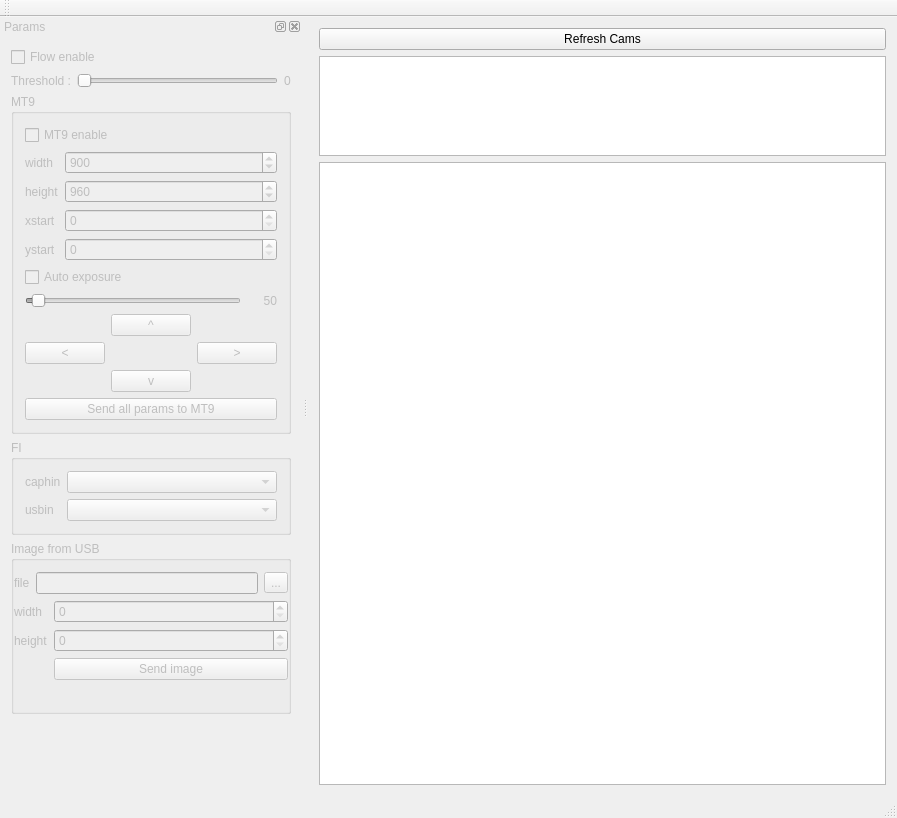
<?xml version="1.0" encoding="UTF-8"?>
<ui version="4.0">
 <class>MainWindow</class>
 <widget class="QMainWindow" name="MainWindow">
  <property name="geometry">
   <rect>
    <x>0</x>
    <y>0</y>
    <width>897</width>
    <height>818</height>
   </rect>
  </property>
  <property name="windowTitle">
   <string>GPStudio - Debug viewer</string>
  </property>
  <widget class="QWidget" name="centralWidget">
   <layout class="QVBoxLayout" name="verticalLayout_2">
    <item>
     <widget class="QPushButton" name="refreshButton">
      <property name="text">
       <string>Refresh Cams</string>
      </property>
     </widget>
    </item>
    <item>
     <widget class="CamTreeView" name="camTreeView">
      <property name="maximumSize">
       <size>
        <width>16777215</width>
        <height>100</height>
       </size>
      </property>
     </widget>
    </item>
    <item>
     <widget class="ImageView" name="imageView"/>
    </item>
   </layout>
  </widget>
  <widget class="QMenuBar" name="menuBar">
   <property name="geometry">
    <rect>
     <x>0</x>
     <y>0</y>
     <width>897</width>
     <height>25</height>
    </rect>
   </property>
  </widget>
  <widget class="QToolBar" name="mainToolBar">
   <attribute name="toolBarArea">
    <enum>TopToolBarArea</enum>
   </attribute>
   <attribute name="toolBarBreak">
    <bool>false</bool>
   </attribute>
  </widget>
  <widget class="QStatusBar" name="statusBar"/>
  <widget class="QDockWidget" name="paramsDock">
   <property name="enabled">
    <bool>false</bool>
   </property>
   <property name="windowTitle">
    <string>Params</string>
   </property>
   <attribute name="dockWidgetArea">
    <number>1</number>
   </attribute>
   <widget class="QWidget" name="dockWidgetContents">
    <layout class="QVBoxLayout" name="verticalLayout">
     <item>
      <widget class="QCheckBox" name="flowEnableBox">
       <property name="text">
        <string>Flow enable</string>
       </property>
      </widget>
     </item>
     <item>
      <layout class="QHBoxLayout" name="horizontalLayout_3">
       <item>
        <widget class="QLabel" name="label">
         <property name="text">
          <string>Threshold :</string>
         </property>
        </widget>
       </item>
       <item>
        <widget class="QSlider" name="thresholdSlider">
         <property name="maximum">
          <number>255</number>
         </property>
         <property name="orientation">
          <enum>Qt::Horizontal</enum>
         </property>
        </widget>
       </item>
       <item>
        <widget class="QLabel" name="label_2">
         <property name="text">
          <string>0</string>
         </property>
        </widget>
       </item>
      </layout>
     </item>
     <item>
      <widget class="QGroupBox" name="groupBox_2">
       <property name="title">
        <string>MT9</string>
       </property>
       <layout class="QVBoxLayout" name="verticalLayout_4">
        <item>
         <widget class="QCheckBox" name="mt9EnableBox">
          <property name="text">
           <string>MT9 enable</string>
          </property>
         </widget>
        </item>
        <item>
         <layout class="QFormLayout" name="formLayout_3">
          <property name="fieldGrowthPolicy">
           <enum>QFormLayout::AllNonFixedFieldsGrow</enum>
          </property>
          <item row="0" column="0">
           <widget class="QLabel" name="widthMT9Label">
            <property name="text">
             <string>width</string>
            </property>
           </widget>
          </item>
          <item row="0" column="1">
           <widget class="QSpinBox" name="widthMT9SpinBox">
            <property name="maximum">
             <number>2000</number>
            </property>
            <property name="singleStep">
             <number>2</number>
            </property>
            <property name="value">
             <number>900</number>
            </property>
           </widget>
          </item>
          <item row="1" column="0">
           <widget class="QLabel" name="heightLabel_2">
            <property name="text">
             <string>height</string>
            </property>
           </widget>
          </item>
          <item row="1" column="1">
           <widget class="QSpinBox" name="heightMT9SpinBox">
            <property name="maximum">
             <number>2000</number>
            </property>
            <property name="singleStep">
             <number>2</number>
            </property>
            <property name="value">
             <number>960</number>
            </property>
           </widget>
          </item>
          <item row="2" column="0">
           <widget class="QLabel" name="xstartLabel">
            <property name="text">
             <string>xstart</string>
            </property>
           </widget>
          </item>
          <item row="2" column="1">
           <widget class="QSpinBox" name="xstartMT9LineEdit">
            <property name="maximum">
             <number>2000</number>
            </property>
            <property name="value">
             <number>0</number>
            </property>
           </widget>
          </item>
          <item row="3" column="0">
           <widget class="QLabel" name="ystartLabel">
            <property name="text">
             <string>ystart</string>
            </property>
           </widget>
          </item>
          <item row="3" column="1">
           <widget class="QSpinBox" name="ystartMT9SpinBox">
            <property name="maximum">
             <number>2000</number>
            </property>
            <property name="value">
             <number>0</number>
            </property>
           </widget>
          </item>
          <item row="4" column="0" colspan="2">
           <widget class="QCheckBox" name="aemt9_box">
            <property name="text">
             <string>Auto exposure</string>
            </property>
           </widget>
          </item>
         </layout>
        </item>
        <item>
         <layout class="QHBoxLayout" name="horizontalLayout">
          <item>
           <widget class="QSlider" name="integtimeMT9">
            <property name="maximum">
             <number>5000</number>
            </property>
            <property name="value">
             <number>150</number>
            </property>
            <property name="orientation">
             <enum>Qt::Horizontal</enum>
            </property>
           </widget>
          </item>
          <item>
           <widget class="QLabel" name="integTimeLabel">
            <property name="minimumSize">
             <size>
              <width>30</width>
              <height>0</height>
             </size>
            </property>
            <property name="text">
             <string>50</string>
            </property>
            <property name="alignment">
             <set>Qt::AlignRight|Qt::AlignTrailing|Qt::AlignVCenter</set>
            </property>
           </widget>
          </item>
         </layout>
        </item>
        <item>
         <layout class="QGridLayout" name="gridLayout">
          <item row="1" column="2">
           <widget class="QPushButton" name="right_mt9">
            <property name="text">
             <string>&gt;</string>
            </property>
           </widget>
          </item>
          <item row="0" column="1">
           <widget class="QPushButton" name="up_mt9">
            <property name="text">
             <string>^</string>
            </property>
           </widget>
          </item>
          <item row="1" column="0">
           <widget class="QPushButton" name="left_mt9">
            <property name="text">
             <string>&lt;</string>
            </property>
           </widget>
          </item>
          <item row="2" column="1">
           <widget class="QPushButton" name="down_mt9">
            <property name="text">
             <string>v</string>
            </property>
           </widget>
          </item>
         </layout>
        </item>
        <item>
         <widget class="QPushButton" name="sendMT9Config">
          <property name="text">
           <string>Send all params to MT9</string>
          </property>
         </widget>
        </item>
       </layout>
      </widget>
     </item>
     <item>
      <widget class="QGroupBox" name="groupBox">
       <property name="title">
        <string>FI</string>
       </property>
       <layout class="QVBoxLayout" name="verticalLayout_3">
        <item>
         <layout class="QFormLayout" name="formLayout_2">
          <property name="fieldGrowthPolicy">
           <enum>QFormLayout::AllNonFixedFieldsGrow</enum>
          </property>
          <item row="0" column="0">
           <widget class="QLabel" name="caphinLabel">
            <property name="text">
             <string>caphin</string>
            </property>
           </widget>
          </item>
          <item row="0" column="1">
           <widget class="QComboBox" name="caphinComboBox"/>
          </item>
          <item row="1" column="0">
           <widget class="QLabel" name="usbinLabel">
            <property name="text">
             <string>usbin</string>
            </property>
           </widget>
          </item>
          <item row="1" column="1">
           <widget class="QComboBox" name="usbinComboBox"/>
          </item>
         </layout>
        </item>
       </layout>
      </widget>
     </item>
     <item>
      <widget class="QGroupBox" name="groupBox_3">
       <property name="title">
        <string>Image from USB</string>
       </property>
       <layout class="QVBoxLayout" name="verticalLayout_5">
        <property name="leftMargin">
         <number>0</number>
        </property>
        <property name="rightMargin">
         <number>0</number>
        </property>
        <item>
         <layout class="QHBoxLayout" name="horizontalLayout_4">
          <item>
           <widget class="QLabel" name="label_3">
            <property name="text">
             <string>file</string>
            </property>
           </widget>
          </item>
          <item>
           <widget class="QLineEdit" name="fileImageEdit"/>
          </item>
          <item>
           <widget class="QToolButton" name="imageChooseButton">
            <property name="text">
             <string>...</string>
            </property>
           </widget>
          </item>
         </layout>
        </item>
        <item>
         <layout class="QFormLayout" name="formLayout">
          <item row="0" column="0">
           <widget class="QLabel" name="widthLabel">
            <property name="text">
             <string>width</string>
            </property>
           </widget>
          </item>
          <item row="0" column="1">
           <widget class="QSpinBox" name="widthSpinBox">
            <property name="maximum">
             <number>9999</number>
            </property>
           </widget>
          </item>
          <item row="1" column="0">
           <widget class="QLabel" name="heightLabel">
            <property name="text">
             <string>height</string>
            </property>
           </widget>
          </item>
          <item row="1" column="1">
           <widget class="QSpinBox" name="heightSpinBox">
            <property name="maximum">
             <number>9999</number>
            </property>
           </widget>
          </item>
          <item row="2" column="1">
           <widget class="QPushButton" name="sendButton">
            <property name="enabled">
             <bool>false</bool>
            </property>
            <property name="text">
             <string>Send image</string>
            </property>
            <property name="autoRepeat">
             <bool>true</bool>
            </property>
            <property name="autoRepeatInterval">
             <number>50</number>
            </property>
           </widget>
          </item>
         </layout>
        </item>
        <item>
         <widget class="QLabel" name="fpsLabel">
          <property name="text">
           <string/>
          </property>
         </widget>
        </item>
       </layout>
      </widget>
     </item>
     <item>
      <spacer name="verticalSpacer">
       <property name="orientation">
        <enum>Qt::Vertical</enum>
       </property>
       <property name="sizeHint" stdset="0">
        <size>
         <width>20</width>
         <height>40</height>
        </size>
       </property>
      </spacer>
     </item>
    </layout>
   </widget>
  </widget>
 </widget>
 <layoutdefault spacing="6" margin="11"/>
 <customwidgets>
  <customwidget>
   <class>CamTreeView</class>
   <extends>QTreeView</extends>
   <header>camtreeview.h</header>
  </customwidget>
  <customwidget>
   <class>ImageView</class>
   <extends>QGraphicsView</extends>
   <header>imageview.h</header>
  </customwidget>
 </customwidgets>
 <resources/>
 <connections>
  <connection>
   <sender>thresholdSlider</sender>
   <signal>valueChanged(int)</signal>
   <receiver>label_2</receiver>
   <slot>setNum(int)</slot>
   <hints>
    <hint type="sourcelabel">
     <x>143</x>
     <y>111</y>
    </hint>
    <hint type="destinationlabel">
     <x>302</x>
     <y>111</y>
    </hint>
   </hints>
  </connection>
 </connections>
</ui>
